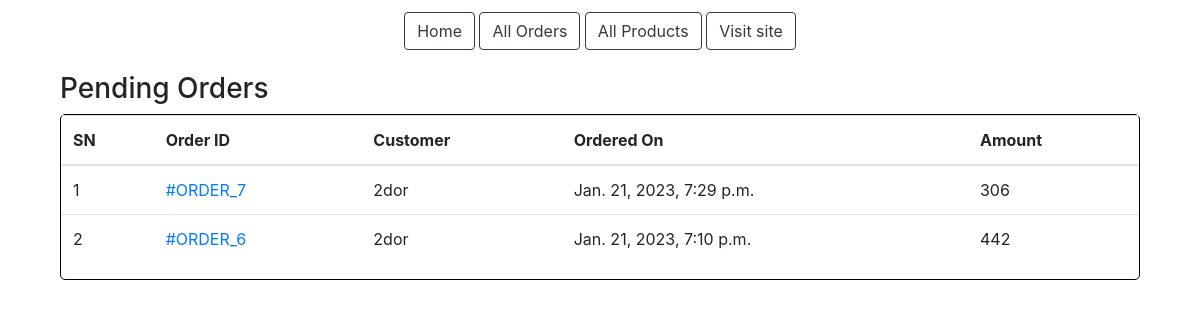
Before: /admin-home/ (signed in) with the older database file.
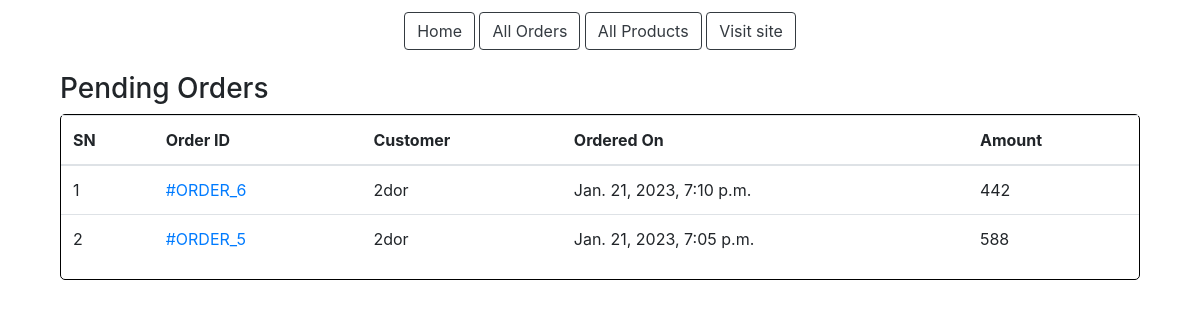
After: the same page with the newer database file.
### ecomm/models.py (models this page shows, shortened)
class Order(models.Model):
	cart = models.OneToOneField(Cart, on_delete=models.CASCADE)
	ordered_by = models.CharField(max_length=200)
	shipping_address = models.CharField(max_length=200)
	mobile = models.CharField(max_length=10)
	email = models.EmailField(null=True, blank=True)
	total = models.PositiveIntegerField()
	subtotal = models.PositiveIntegerField()
	created_at = models.DateTimeField(auto_now_add=True)
	order_status = models.CharField(max_length=50, choices=ORDER_STATUS)
	payment_method = models.CharField(
		max_length=20, choices=METHOD, default="Cash On Delivery")
	payment_completed = models.BooleanField(
		default=False, null=True, blank=True)

### ecomm/views.py (the view)
# urls.py: path("admin-home/", AdminHomeView.as_view(), name="adminhome"),
class AdminHomeView(AdminRequiredMixin, TemplateView):
	template_name = 'adminpages/adminhome.html'
	def get_context_data(self, **kwargs):
		context = super().get_context_data(**kwargs)
		context["pendingorders"] = Order.objects.filter(
			order_status="Order Received").order_by("-id")
		return context

### ecomm/views.py (called while the page is built)
	def dispatch(self, request, *args, **kwargs):
		if request.user.is_authenticated and Admin.objects.filter(user=request.user).exists():
			pass
		else:
			return redirect('/login/?next=profile/')
		return super().dispatch(request, *args, **kwargs)

### templates/adminpages/adminhome.html (shortened to what this page needs)
{% extends "adminpages/adminbase.html" %}
{% block content %}
<div class="container">
        <div class="col-md-12" style="margin-top:2%;">
            <h3>Pending Orders</h3>
            <div class="cart-row" style="border: 1px solid black; border-radius:5px;">
            <table class="table">
                <thead>
                    <tr>
                        <th>SN</th>
                        <th>Order ID </th>
                        <th>Customer</th>
                        <th>Ordered On</th>
                        <th>Amount</th>
                    </tr>
                </thead>
                <tbody>
                    {% for ord in pendingorders %}
                    <tr>
                        <td>{{forloop.counter}}</td>
                        <td><a href="{% url 'ecomm:adminorderdetail' ord.id %}">#ORDER_{{ord.id}}</a></td>
                        <td>{{ord.ordered_by}}</td>
                        <td>{{ord.created_at}}</td>
                        <td>{{ord.total}}</td>
                    </tr>
                    {% endfor %}
                </tbody>
            </table>
        </div>
    </div>
</div>
{% endblock %}

Changed rows visible on the page:
no longer on this page (row edited): Order: id "7", ordered_by "2dor", created_at "Jan. 21, 2023, 7:29 p.m.", total "306"
now on this page (row edited): Order: id "5", ordered_by "2dor", created_at "Jan. 21, 2023, 7:05 p.m.", total "588"
